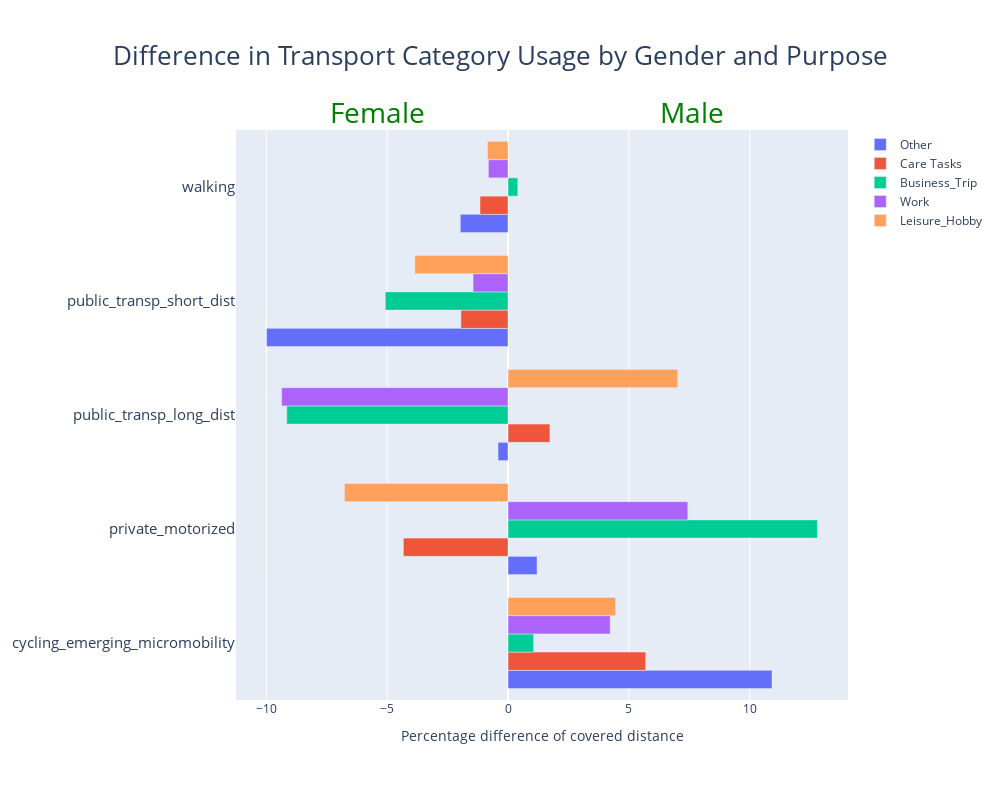

Here is the notebook cell this chart was saved with:
### Markdown cell above
### Merge different task into care

### Code cell
import plotly.graph_objs as go

# Merge 'Home', 'Everyday_Shopping', 'Personal_Tasks_Errands' into 'care'
care_categories = ['Home', 'Everyday_Shopping', 'Personal_Tasks_Errands','Pick_Up_Drop_Off']
only_male_female.loc[only_male_female['purpose'].isin(care_categories), 'purpose'] = 'Care Tasks'

purpose_dfs = {}
one_purp_only_dfs = {}
one_purp_only_dfs_pivot = {}

for purp in only_male_female['purpose'].unique():
    purpose_dfs[purp] = only_male_female[only_male_female['purpose'] == purp]
    one_purp_only_dfs[purp] = purpose_dfs[purp].groupby(['gender', 'transport_category'])['leg_distance'].sum() / purpose_dfs[purp].groupby('gender')['leg_distance'].sum()

    one_purp_only_dfs_pivot[purp] = one_purp_only_dfs[purp].reset_index()
    one_purp_only_dfs_pivot[purp].columns = ['gender', 'transport_category', 'relative_frequency']
    one_purp_only_dfs_pivot[purp] = one_purp_only_dfs_pivot[purp].pivot(index='transport_category', columns='gender', values='relative_frequency')
    one_purp_only_dfs_pivot[purp]['difference_%'] = (one_purp_only_dfs_pivot[purp]['Male'] - one_purp_only_dfs_pivot[purp]['Female']) * 100
    one_purp_only_dfs_pivot[purp] = one_purp_only_dfs_pivot[purp].reset_index()

fig = go.Figure()

for purp in only_male_female['purpose'].unique():
    one_purp_df = one_purp_only_dfs_pivot[purp]
    fig.add_trace(go.Bar(y=one_purp_df['transport_category'], x=one_purp_df['difference_%'], name=purp, orientation='h'))

fig.update_layout(barmode='group', title_text='Difference in Transport Category Usage by Gender and Purpose', width=1000, height=800, title_x=0.5, title_font_size=26)

fig.update_yaxes(tickfont=dict(size=15))
fig.update_xaxes(title_text='Percentage difference of covered distance')

fig.add_annotation(x=0.8, y=1.05, xref="paper", yref="paper", text="Male", showarrow=False, yshift=10, font=dict(size=28, color="Green"))
fig.add_annotation(x=0.15, y=1.05, xref="paper", yref="paper", text="Female", showarrow=False, yshift=10, font=dict(size=28, color="Green"))

fig.update_layout(margin=dict(t=130, l=100, r=100, b=100))

fig.show()

### Figure 1 — Plotly figure (JSON) as saved in the notebook; plotly's stock layout.template omitted (floating-point values rounded to 4 significant figures)
{"data": [{"name": "Other", "orientation": "h", "type": "bar", "x": [10.92, 1.2, -0.4134, -9.987, -1.974], "y": ["cycling_emerging_micromobility", "private_motorized", "public_transp_long_dist", "public_transp_short_dist", "walking"]}, {"name": "Care Tasks", "orientation": "h", "type": "bar", "x": [5.697, -4.33, 1.733, -1.95, -1.159], "y": ["cycling_emerging_micromobility", "private_motorized", "public_transp_long_dist", "public_transp_short_dist", "walking"]}, {"name": "Business_Trip", "orientation": "h", "type": "bar", "x": [1.06, 12.8, -9.153, -5.076, 0.4045], "y": ["cycling_emerging_micromobility", "private_motorized", "public_transp_long_dist", "public_transp_short_dist", "walking"]}, {"name": "Work", "orientation": "h", "type": "bar", "x": [4.227, 7.437, -9.365, -1.447, -0.8119], "y": ["cycling_emerging_micromobility", "private_motorized", "public_transp_long_dist", "public_transp_short_dist", "walking"]}, {"name": "Leisure_Hobby", "orientation": "h", "type": "bar", "x": [4.45, -6.766, 7.018, -3.857, -0.8507], "y": ["cycling_emerging_micromobility", "private_motorized", "public_transp_long_dist", "public_transp_short_dist", "walking"]}], "layout": {"annotations": [{"font": {"color": "Green", "size": 28}, "showarrow": false, "text": "Male", "x": 0.8, "xref": "paper", "y": 1.05, "yref": "paper", "yshift": 10}, {"font": {"color": "Green", "size": 28}, "showarrow": false, "text": "Female", "x": 0.15, "xref": "paper", "y": 1.05, "yref": "paper", "yshift": 10}], "barmode": "group", "height": 800, "margin": {"b": 100, "l": 100, "r": 100, "t": 130}, "title": {"font": {"size": 26}, "text": "Difference in Transport Category Usage by Gender and Purpose", "x": 0.5}, "width": 1000, "xaxis": {"title": {"text": "Percentage difference of covered distance"}}, "yaxis": {"tickfont": {"size": 15}}}}
